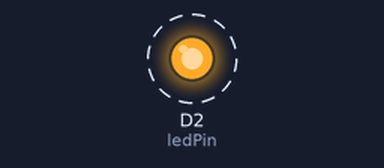
The sketch below on a simulated ESP8266 (NodeMCU). On the bench: output pins drawn as LEDs (lit = HIGH). Dashed ring = blinking. WiFi joins after 1.5 s; servers stay silent unless stated; what the sketch prints to the serial monitor is not drawn.

Above: at 2.0 s.
Timing chart, 0 to 6.1 s (numbered marks = the images above):
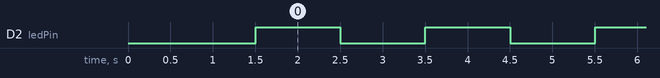

The sketch:

mcu-1.ino
```cpp
// Pin connected to the LED
#include <ESP8266WiFi.h>

// Replace with your network credentials
const char* ssid = "Tj-mobile";
const char* password = "12345678";
const int ledPin = D2; // You can use any digital pin
void setup() {
  Serial.begin(115200);

  // Connect to Wi-Fi
  WiFi.begin(ssid, password);
  Serial.print("Connecting to WiFi");

  while (WiFi.status() != WL_CONNECTED) {
    delay(500);
    Serial.print(".");
  }

  Serial.println("\nConnected to WiFi");
  Serial.print("IP address: ");
  Serial.println(WiFi.localIP());
  pinMode(ledPin, OUTPUT);
}
void loop() {
  // Turn the LED on
  digitalWrite(ledPin, HIGH);
  delay(1000); // Wait for 1 second

  // Turn the LED off
  digitalWrite(ledPin, LOW);
  delay(1000); // Wait for 1 second
}
```

Measured:
- by itself, D2 (ledPin): alternates HIGH for 1.0 s and LOW for 1.0 s
